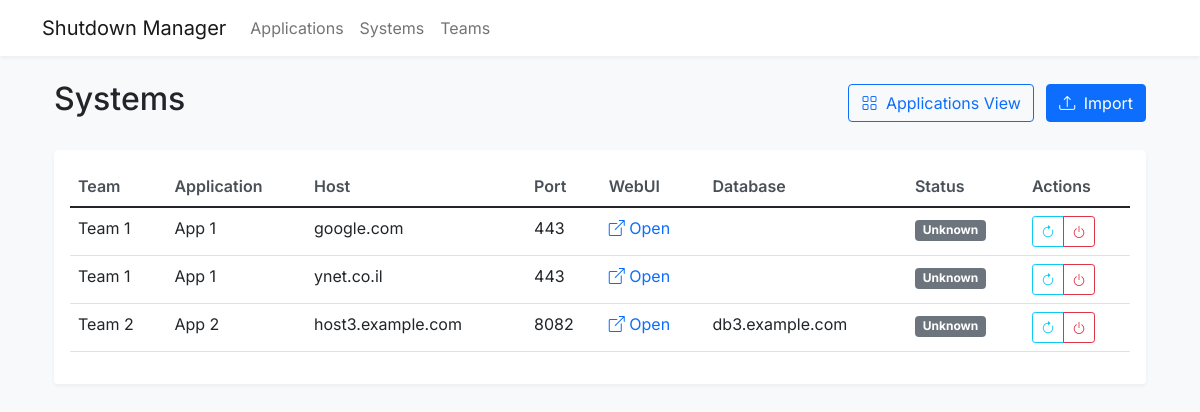
Screenshot of /systems with the database file from the repository.
### app/models.py (models this page shows)
class ApplicationInstance(db.Model):
    id = db.Column(db.Integer, primary_key=True)
    application_id = db.Column(db.Integer, db.ForeignKey('application.id'), nullable=False)
    host = db.Column(db.String(200), nullable=False)
    port = db.Column(db.Integer)
    webui_url = db.Column(db.String(500))
    db_host = db.Column(db.String(200))
    status = db.Column(db.String(20), default='unknown')  # unknown, running, stopped, in_progress
    last_checked = db.Column(db.DateTime)
    __table_args__ = (
        db.UniqueConstraint('application_id', 'host', name='uix_app_host'),
    )

class Team(db.Model):
    id = db.Column(db.Integer, primary_key=True)
    name = db.Column(db.String(100), unique=True, nullable=False)
    applications = db.relationship('Application', backref='team', lazy=True)

class Application(db.Model):
    id = db.Column(db.Integer, primary_key=True)
    name = db.Column(db.String(100), nullable=False)
    team_id = db.Column(db.Integer, db.ForeignKey('team.id'), nullable=False)
    state = db.Column(db.String(20), default='unknown')  # up, down, partial, unknown
    shutdown_order = db.Column(db.Integer, default=100)
    _dependencies = db.Column('dependencies', db.Text, default='')
    instances = db.relationship('ApplicationInstance', backref='application', lazy=True, cascade='all, delete-orphan')
    @property
    def dependencies(self):
        return self._dependencies.split(';') if self._dependencies else []
    @dependencies.setter
    def dependencies(self, value):
        if isinstance(value, list):
            self._dependencies = ';'.join(value)
        else:
            self._dependencies = value

### app/routes.py (the view)
@main.route('/systems')
def systems():
    instances = ApplicationInstance.query.join(Application).join(Team).order_by(Team.name, Application.name).all()
    return render_template('systems.html', instances=instances)

### app/templates/systems.html (shortened to what this page needs)
{% extends "base.html" %}
{% block content %}
<div class="container">
    <div class="d-flex justify-content-between align-items-center mb-4">
        <h2>Systems</h2>
        <div>
            <a href="/" class="btn btn-outline-primary me-2">
                <i class="bi bi-grid me-1"></i> Applications View
            </a>
            <button class="btn btn-primary" onclick="showImportModal()">
                <i class="bi bi-upload me-1"></i> Import
            </button>
        </div>
    </div>
    <div class="card">
        <div class="card-body">
            <div class="table-responsive">
                <table class="table table-hover" id="systemsTable">
                    <thead>
                        <tr>
                            <th>Team</th>
                            <th>Application</th>
                            <th>Host</th>
                            <th>Port</th>
                            <th>WebUI</th>
                            <th>Database</th>
                            <th>Status</th>
                            <th>Actions</th>
                        </tr>
                    </thead>
                    <tbody>
                        {% for instance in instances %}
                        <tr data-instance-id="{{ instance.id }}">
                            <td>{{ instance.application.team.name }}</td>
                            <td>{{ instance.application.name }}</td>
                            <td>{{ instance.host }}</td>
                            <td>{{ instance.port }}</td>
                            <td>
                                {% if instance.webui_url %}
                                <a href="{{ instance.webui_url }}" target="_blank" class="text-decoration-none">
                                    <i class="bi bi-box-arrow-up-right"></i> Open
                                </a>
                                {% endif %}
                            </td>
                            <td>{{ instance.db_host }}</td>
                            <td>
                                <span class="badge bg-secondary">Unknown</span>
                            </td>
                            <td>
                                <div class="btn-group">
                                    <button class="btn btn-sm btn-outline-info"
                                            onclick="checkInstanceStatus('{{ instance.id }}')"
                                            data-bs-toggle="tooltip"
                                            data-bs-placement="top"
                                            title="Check Status">
                                        <i class="bi bi-arrow-clockwise"></i>
                                    </button>
                                    <button class="btn btn-sm btn-outline-danger"
                                            onclick="confirmInstanceShutdown('{{ instance.id }}')"
                                            data-bs-toggle="tooltip"
                                            data-bs-placement="top"
                                            title="Shutdown Instance">
                                        <i class="bi bi-power"></i>
                                    </button>
                                </div>
                            </td>
                        </tr>
                        {% endfor %}
                    </tbody>
                </table>
            </div>
        </div>
    </div>
</div>
{% endblock %}

### app/templates/base.html (style rules this page uses)
body { font-family: 'Inter', sans-serif; background-color: #f8f9fa; }
.card { border: none; box-shadow: 0 2px 4px rgba(0,0,0,.05); }
.table th { font-weight: 600; color: #495057; }
.btn-group > .btn { padding: .25rem .5rem; }

### rows the page displays
ApplicationInstance: application.team.name "Team 1", application.name "App 1", host "google.com", port "443"
ApplicationInstance: application.team.name "Team 1", application.name "App 1", host "ynet.co.il", port "443"
ApplicationInstance: application.team.name "Team 2", application.name "App 2", host "host3.example.com", port "8082", db_host "db3.example.com"
